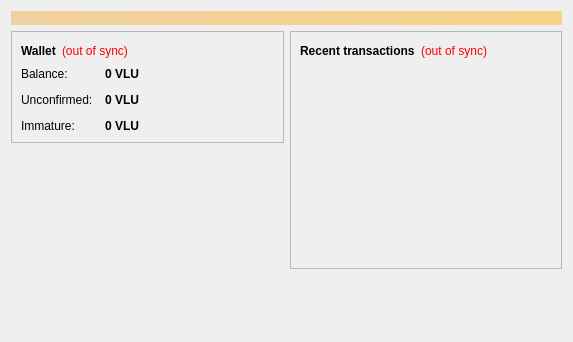
<?xml version="1.0" encoding="UTF-8"?>
<ui version="4.0">
 <class>OverviewPage</class>
 <widget class="QWidget" name="OverviewPage">
  <property name="geometry">
   <rect>
    <x>0</x>
    <y>0</y>
    <width>573</width>
    <height>342</height>
   </rect>
  </property>
  <property name="windowTitle">
   <string>Form</string>
  </property>
  <layout class="QVBoxLayout" name="topLayout">
   <item>
    <widget class="QLabel" name="labelAlerts">
     <property name="visible">
      <bool>false</bool>
     </property>
     <property name="styleSheet">
      <string notr="true">background-color: qlineargradient(x1: 0, y1: 0, x2: 1, y2: 0, stop:0 #F0D0A0, stop:1 #F8D488); color:#000000;</string>
     </property>
     <property name="wordWrap">
      <bool>true</bool>
     </property>
     <property name="margin">
      <number>3</number>
     </property>
    </widget>
   </item>
   <item>
    <layout class="QHBoxLayout" name="horizontalLayout" stretch="1,1">
     <item>
      <layout class="QVBoxLayout" name="verticalLayout_2">
       <item>
        <widget class="QFrame" name="frame">
         <property name="frameShape">
          <enum>QFrame::StyledPanel</enum>
         </property>
         <property name="frameShadow">
          <enum>QFrame::Raised</enum>
         </property>
         <layout class="QVBoxLayout" name="verticalLayout_4">
          <item>
           <layout class="QHBoxLayout" name="horizontalLayout_4">
            <item>
             <widget class="QLabel" name="label_5">
              <property name="font">
               <font>
                <weight>75</weight>
                <bold>true</bold>
               </font>
              </property>
              <property name="text">
               <string>Wallet</string>
              </property>
             </widget>
            </item>
            <item>
             <widget class="QLabel" name="labelWalletStatus">
              <property name="toolTip">
               <string>The displayed information may be out of date. Your wallet automatically synchronizes with the Valuto network after a connection is established, but this process has not completed yet.</string>
              </property>
              <property name="styleSheet">
               <string notr="true">QLabel { color: red; }</string>
              </property>
              <property name="text">
               <string notr="true">(out of sync)</string>
              </property>
              <property name="alignment">
               <set>Qt::AlignLeading|Qt::AlignLeft|Qt::AlignVCenter</set>
              </property>
             </widget>
            </item>
            <item>
             <spacer name="horizontalSpacer_2">
              <property name="orientation">
               <enum>Qt::Horizontal</enum>
              </property>
              <property name="sizeHint" stdset="0">
               <size>
                <width>40</width>
                <height>20</height>
               </size>
              </property>
             </spacer>
            </item>
           </layout>
          </item>
          <item>
           <layout class="QFormLayout" name="formLayout_2">
            <property name="fieldGrowthPolicy">
             <enum>QFormLayout::AllNonFixedFieldsGrow</enum>
            </property>
            <property name="horizontalSpacing">
             <number>12</number>
            </property>
            <property name="verticalSpacing">
             <number>12</number>
            </property>
            <item row="0" column="0">
             <widget class="QLabel" name="label">
              <property name="text">
               <string>Balance:</string>
              </property>
             </widget>
            </item>
            <item row="0" column="1">
             <widget class="QLabel" name="labelBalance">
              <property name="font">
               <font>
                <weight>75</weight>
                <bold>true</bold>
               </font>
              </property>
              <property name="cursor">
               <cursorShape>IBeamCursor</cursorShape>
              </property>
              <property name="toolTip">
               <string>Your current balance</string>
              </property>
              <property name="text">
               <string notr="true">0 VLU</string>
              </property>
              <property name="textInteractionFlags">
               <set>Qt::LinksAccessibleByMouse|Qt::TextSelectableByKeyboard|Qt::TextSelectableByMouse</set>
              </property>
             </widget>
            </item>
            <item row="1" column="0">
             <widget class="QLabel" name="label_3">
              <property name="text">
               <string>Unconfirmed:</string>
              </property>
             </widget>
            </item>
            <item row="1" column="1">
             <widget class="QLabel" name="labelUnconfirmed">
              <property name="font">
               <font>
                <weight>75</weight>
                <bold>true</bold>
               </font>
              </property>
              <property name="cursor">
               <cursorShape>IBeamCursor</cursorShape>
              </property>
              <property name="toolTip">
               <string>Total of transactions that have yet to be confirmed, and do not yet count toward the current balance</string>
              </property>
              <property name="text">
               <string notr="true">0 VLU</string>
              </property>
              <property name="textInteractionFlags">
               <set>Qt::LinksAccessibleByMouse|Qt::TextSelectableByKeyboard|Qt::TextSelectableByMouse</set>
              </property>
             </widget>
            </item>
            <item row="2" column="0">
             <widget class="QLabel" name="labelImmatureText">
              <property name="text">
               <string>Immature:</string>
              </property>
             </widget>
            </item>
            <item row="2" column="1">
             <widget class="QLabel" name="labelImmature">
              <property name="font">
               <font>
                <weight>75</weight>
                <bold>true</bold>
               </font>
              </property>
              <property name="toolTip">
               <string>Mined balance that has not yet matured</string>
              </property>
              <property name="text">
               <string notr="true">0 VLU</string>
              </property>
              <property name="textInteractionFlags">
               <set>Qt::LinksAccessibleByMouse|Qt::TextSelectableByKeyboard|Qt::TextSelectableByMouse</set>
              </property>
             </widget>
            </item>
           </layout>
          </item>
         </layout>
        </widget>
       </item>
       <item>
        <spacer name="verticalSpacer">
         <property name="orientation">
          <enum>Qt::Vertical</enum>
         </property>
         <property name="sizeHint" stdset="0">
          <size>
           <width>20</width>
           <height>40</height>
          </size>
         </property>
        </spacer>
       </item>
      </layout>
     </item>
     <item>
      <layout class="QVBoxLayout" name="verticalLayout_3">
       <item>
        <widget class="QFrame" name="frame_2">
         <property name="frameShape">
          <enum>QFrame::StyledPanel</enum>
         </property>
         <property name="frameShadow">
          <enum>QFrame::Raised</enum>
         </property>
         <layout class="QVBoxLayout" name="verticalLayout">
          <item>
           <layout class="QHBoxLayout" name="horizontalLayout_2">
            <item>
             <widget class="QLabel" name="label_4">
              <property name="text">
               <string>&lt;b&gt;Recent transactions&lt;/b&gt;</string>
              </property>
             </widget>
            </item>
            <item>
             <widget class="QLabel" name="labelTransactionsStatus">
              <property name="toolTip">
               <string>The displayed information may be out of date. Your wallet automatically synchronizes with the Valuto network after a connection is established, but this process has not completed yet.</string>
              </property>
              <property name="styleSheet">
               <string notr="true">QLabel { color: red; }</string>
              </property>
              <property name="text">
               <string notr="true">(out of sync)</string>
              </property>
              <property name="alignment">
               <set>Qt::AlignRight|Qt::AlignTrailing|Qt::AlignVCenter</set>
              </property>
             </widget>
            </item>
            <item>
             <spacer name="horizontalSpacer">
              <property name="orientation">
               <enum>Qt::Horizontal</enum>
              </property>
              <property name="sizeHint" stdset="0">
               <size>
                <width>40</width>
                <height>20</height>
               </size>
              </property>
             </spacer>
            </item>
           </layout>
          </item>
          <item>
           <widget class="QListView" name="listTransactions">
            <property name="styleSheet">
             <string notr="true">QListView { background: transparent; }</string>
            </property>
            <property name="frameShape">
             <enum>QFrame::NoFrame</enum>
            </property>
            <property name="verticalScrollBarPolicy">
             <enum>Qt::ScrollBarAlwaysOff</enum>
            </property>
            <property name="horizontalScrollBarPolicy">
             <enum>Qt::ScrollBarAlwaysOff</enum>
            </property>
            <property name="selectionMode">
             <enum>QAbstractItemView::NoSelection</enum>
            </property>
           </widget>
          </item>
         </layout>
        </widget>
       </item>
       <item>
        <spacer name="verticalSpacer_2">
         <property name="orientation">
          <enum>Qt::Vertical</enum>
         </property>
         <property name="sizeHint" stdset="0">
          <size>
           <width>20</width>
           <height>40</height>
          </size>
         </property>
        </spacer>
       </item>
      </layout>
     </item>
    </layout>
   </item>
  </layout>
 </widget>
 <resources/>
 <connections/>
</ui>
